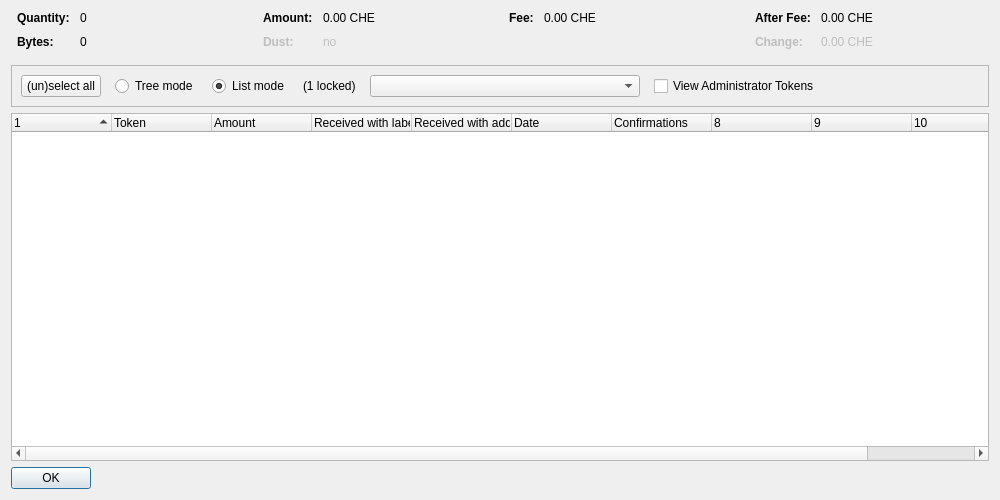
<?xml version="1.0" encoding="UTF-8"?>
<ui version="4.0">
 <class>TokenControlDialog</class>
 <widget class="QDialog" name="TokenControlDialog">
  <property name="geometry">
   <rect>
    <x>0</x>
    <y>0</y>
    <width>1000</width>
    <height>500</height>
   </rect>
  </property>
  <property name="windowTitle">
   <string>Token Selection</string>
  </property>
  <layout class="QVBoxLayout" name="verticalLayout">
   <item>
    <layout class="QHBoxLayout" name="horizontalLayoutTop" stretch="0,0,0,0">
     <property name="topMargin">
      <number>0</number>
     </property>
     <property name="bottomMargin">
      <number>10</number>
     </property>
     <item>
      <layout class="QFormLayout" name="formLayoutTokenControl1">
       <property name="horizontalSpacing">
        <number>10</number>
       </property>
       <property name="verticalSpacing">
        <number>10</number>
       </property>
       <property name="leftMargin">
        <number>6</number>
       </property>
       <property name="rightMargin">
        <number>6</number>
       </property>
       <item row="0" column="0">
        <widget class="QLabel" name="labelTokenControlQuantityText">
         <property name="font">
          <font>
           <weight>75</weight>
           <bold>true</bold>
          </font>
         </property>
         <property name="text">
          <string>Quantity:</string>
         </property>
        </widget>
       </item>
       <item row="0" column="1">
        <widget class="QLabel" name="labelTokenControlQuantity">
         <property name="cursor">
          <cursorShape>IBeamCursor</cursorShape>
         </property>
         <property name="contextMenuPolicy">
          <enum>Qt::ActionsContextMenu</enum>
         </property>
         <property name="text">
          <string notr="true">0</string>
         </property>
         <property name="textInteractionFlags">
          <set>Qt::LinksAccessibleByMouse|Qt::TextSelectableByKeyboard|Qt::TextSelectableByMouse</set>
         </property>
        </widget>
       </item>
       <item row="1" column="0">
        <widget class="QLabel" name="labelTokenControlBytesText">
         <property name="font">
          <font>
           <weight>75</weight>
           <bold>true</bold>
          </font>
         </property>
         <property name="text">
          <string>Bytes:</string>
         </property>
        </widget>
       </item>
       <item row="1" column="1">
        <widget class="QLabel" name="labelTokenControlBytes">
         <property name="cursor">
          <cursorShape>IBeamCursor</cursorShape>
         </property>
         <property name="contextMenuPolicy">
          <enum>Qt::ActionsContextMenu</enum>
         </property>
         <property name="text">
          <string notr="true">0</string>
         </property>
         <property name="textInteractionFlags">
          <set>Qt::LinksAccessibleByMouse|Qt::TextSelectableByKeyboard|Qt::TextSelectableByMouse</set>
         </property>
        </widget>
       </item>
      </layout>
     </item>
     <item>
      <layout class="QFormLayout" name="formLayoutTokenControl2">
       <property name="horizontalSpacing">
        <number>10</number>
       </property>
       <property name="verticalSpacing">
        <number>10</number>
       </property>
       <property name="leftMargin">
        <number>6</number>
       </property>
       <property name="rightMargin">
        <number>6</number>
       </property>
       <item row="0" column="0">
        <widget class="QLabel" name="labelTokenControlAmountText">
         <property name="font">
          <font>
           <weight>75</weight>
           <bold>true</bold>
          </font>
         </property>
         <property name="text">
          <string>Amount:</string>
         </property>
        </widget>
       </item>
       <item row="0" column="1">
        <widget class="QLabel" name="labelTokenControlAmount">
         <property name="cursor">
          <cursorShape>IBeamCursor</cursorShape>
         </property>
         <property name="contextMenuPolicy">
          <enum>Qt::ActionsContextMenu</enum>
         </property>
         <property name="text">
          <string notr="true">0.00 CHE</string>
         </property>
         <property name="textInteractionFlags">
          <set>Qt::LinksAccessibleByMouse|Qt::TextSelectableByKeyboard|Qt::TextSelectableByMouse</set>
         </property>
        </widget>
       </item>
       <item row="1" column="0">
        <widget class="QLabel" name="labelTokenControlLowOutputText">
         <property name="enabled">
          <bool>false</bool>
         </property>
         <property name="font">
          <font>
           <weight>75</weight>
           <bold>true</bold>
          </font>
         </property>
         <property name="text">
          <string>Dust:</string>
         </property>
        </widget>
       </item>
       <item row="1" column="1">
        <widget class="QLabel" name="labelTokenControlLowOutput">
         <property name="enabled">
          <bool>false</bool>
         </property>
         <property name="cursor">
          <cursorShape>IBeamCursor</cursorShape>
         </property>
         <property name="contextMenuPolicy">
          <enum>Qt::ActionsContextMenu</enum>
         </property>
         <property name="text">
          <string notr="true">no</string>
         </property>
         <property name="textInteractionFlags">
          <set>Qt::LinksAccessibleByMouse|Qt::TextSelectableByKeyboard|Qt::TextSelectableByMouse</set>
         </property>
        </widget>
       </item>
      </layout>
     </item>
     <item>
      <layout class="QFormLayout" name="formLayoutTokenControl3">
       <property name="horizontalSpacing">
        <number>10</number>
       </property>
       <property name="verticalSpacing">
        <number>10</number>
       </property>
       <property name="leftMargin">
        <number>6</number>
       </property>
       <property name="rightMargin">
        <number>6</number>
       </property>
       <item row="0" column="0">
        <widget class="QLabel" name="labelTokenControlFeeText">
         <property name="font">
          <font>
           <weight>75</weight>
           <bold>true</bold>
          </font>
         </property>
         <property name="text">
          <string>Fee:</string>
         </property>
        </widget>
       </item>
       <item row="0" column="1">
        <widget class="QLabel" name="labelTokenControlFee">
         <property name="cursor">
          <cursorShape>IBeamCursor</cursorShape>
         </property>
         <property name="contextMenuPolicy">
          <enum>Qt::ActionsContextMenu</enum>
         </property>
         <property name="text">
          <string notr="true">0.00 CHE</string>
         </property>
         <property name="textInteractionFlags">
          <set>Qt::LinksAccessibleByMouse|Qt::TextSelectableByKeyboard|Qt::TextSelectableByMouse</set>
         </property>
        </widget>
       </item>
      </layout>
     </item>
     <item>
      <layout class="QFormLayout" name="formLayoutTokenControl4">
       <property name="horizontalSpacing">
        <number>10</number>
       </property>
       <property name="verticalSpacing">
        <number>10</number>
       </property>
       <property name="leftMargin">
        <number>6</number>
       </property>
       <property name="rightMargin">
        <number>6</number>
       </property>
       <item row="0" column="0">
        <widget class="QLabel" name="labelTokenControlAfterFeeText">
         <property name="font">
          <font>
           <weight>75</weight>
           <bold>true</bold>
          </font>
         </property>
         <property name="text">
          <string>After Fee:</string>
         </property>
        </widget>
       </item>
       <item row="0" column="1">
        <widget class="QLabel" name="labelTokenControlAfterFee">
         <property name="cursor">
          <cursorShape>IBeamCursor</cursorShape>
         </property>
         <property name="contextMenuPolicy">
          <enum>Qt::ActionsContextMenu</enum>
         </property>
         <property name="text">
          <string notr="true">0.00 CHE</string>
         </property>
         <property name="textInteractionFlags">
          <set>Qt::LinksAccessibleByMouse|Qt::TextSelectableByKeyboard|Qt::TextSelectableByMouse</set>
         </property>
        </widget>
       </item>
       <item row="1" column="0">
        <widget class="QLabel" name="labelTokenControlChangeText">
         <property name="enabled">
          <bool>false</bool>
         </property>
         <property name="font">
          <font>
           <weight>75</weight>
           <bold>true</bold>
          </font>
         </property>
         <property name="text">
          <string>Change:</string>
         </property>
        </widget>
       </item>
       <item row="1" column="1">
        <widget class="QLabel" name="labelTokenControlChange">
         <property name="enabled">
          <bool>false</bool>
         </property>
         <property name="cursor">
          <cursorShape>IBeamCursor</cursorShape>
         </property>
         <property name="contextMenuPolicy">
          <enum>Qt::ActionsContextMenu</enum>
         </property>
         <property name="text">
          <string notr="true">0.00 CHE</string>
         </property>
         <property name="textInteractionFlags">
          <set>Qt::LinksAccessibleByMouse|Qt::TextSelectableByKeyboard|Qt::TextSelectableByMouse</set>
         </property>
        </widget>
       </item>
      </layout>
     </item>
    </layout>
   </item>
   <item>
    <widget class="QFrame" name="frame">
     <property name="minimumSize">
      <size>
       <width>0</width>
       <height>40</height>
      </size>
     </property>
     <property name="frameShape">
      <enum>QFrame::StyledPanel</enum>
     </property>
     <property name="frameShadow">
      <enum>QFrame::Sunken</enum>
     </property>
     <layout class="QHBoxLayout" name="horizontalLayout">
      <item>
       <layout class="QHBoxLayout" name="horizontalLayoutPanel" stretch="0,0,0,0,0,0,0">
        <property name="spacing">
         <number>14</number>
        </property>
        <item>
         <widget class="QPushButton" name="pushButtonSelectAll">
          <property name="sizePolicy">
           <sizepolicy hsizetype="Maximum" vsizetype="Fixed">
            <horstretch>0</horstretch>
            <verstretch>0</verstretch>
           </sizepolicy>
          </property>
          <property name="text">
           <string>(un)select all</string>
          </property>
          <property name="autoDefault">
           <bool>false</bool>
          </property>
         </widget>
        </item>
        <item>
         <widget class="QRadioButton" name="radioTreeMode">
          <property name="sizePolicy">
           <sizepolicy hsizetype="Maximum" vsizetype="Fixed">
            <horstretch>0</horstretch>
            <verstretch>0</verstretch>
           </sizepolicy>
          </property>
          <property name="text">
           <string>Tree mode</string>
          </property>
         </widget>
        </item>
        <item>
         <widget class="QRadioButton" name="radioListMode">
          <property name="sizePolicy">
           <sizepolicy hsizetype="Maximum" vsizetype="Fixed">
            <horstretch>0</horstretch>
            <verstretch>0</verstretch>
           </sizepolicy>
          </property>
          <property name="text">
           <string>List mode</string>
          </property>
          <property name="checked">
           <bool>true</bool>
          </property>
         </widget>
        </item>
        <item>
         <widget class="QLabel" name="labelLocked">
          <property name="text">
           <string notr="true">(1 locked)</string>
          </property>
         </widget>
        </item>
        <item>
         <widget class="QComboBox" name="tokenList">
          <property name="minimumContentsLength">
           <number>30</number>
          </property>
         </widget>
        </item>
        <item>
         <widget class="QCheckBox" name="viewAdministrator">
          <property name="toolTip">
           <string>View tokens that you have the ownership token for</string>
          </property>
          <property name="text">
           <string>View Administrator Tokens</string>
          </property>
         </widget>
        </item>
        <item>
         <spacer name="horizontalSpacer">
          <property name="orientation">
           <enum>Qt::Horizontal</enum>
          </property>
          <property name="sizeHint" stdset="0">
           <size>
            <width>40</width>
            <height>20</height>
           </size>
          </property>
         </spacer>
        </item>
       </layout>
      </item>
     </layout>
    </widget>
   </item>
   <item>
    <widget class="TokenControlTreeWidget" name="treeWidget">
     <property name="contextMenuPolicy">
      <enum>Qt::CustomContextMenu</enum>
     </property>
     <property name="sortingEnabled">
      <bool>false</bool>
     </property>
     <property name="columnCount">
      <number>11</number>
     </property>
     <attribute name="headerShowSortIndicator" stdset="0">
      <bool>true</bool>
     </attribute>
     <attribute name="headerStretchLastSection">
      <bool>false</bool>
     </attribute>
     <column>
      <property name="text">
       <string/>
      </property>
     </column>
     <column>
      <property name="text">
       <string>Token</string>
      </property>
     </column>
     <column>
      <property name="text">
       <string>Amount</string>
      </property>
     </column>
     <column>
      <property name="text">
       <string>Received with label</string>
      </property>
     </column>
     <column>
      <property name="text">
       <string>Received with address</string>
      </property>
     </column>
     <column>
      <property name="text">
       <string>Date</string>
      </property>
     </column>
     <column>
      <property name="text">
       <string>Confirmations</string>
      </property>
      <property name="toolTip">
       <string>Confirmed</string>
      </property>
     </column>
     <column>
      <property name="text">
       <string/>
      </property>
     </column>
     <column>
      <property name="text">
       <string/>
      </property>
     </column>
     <column>
      <property name="text">
       <string/>
      </property>
     </column>
     <column>
      <property name="text">
       <string/>
      </property>
     </column>
    </widget>
   </item>
   <item>
    <widget class="QDialogButtonBox" name="buttonBox">
     <property name="sizePolicy">
      <sizepolicy hsizetype="Maximum" vsizetype="Fixed">
       <horstretch>0</horstretch>
       <verstretch>0</verstretch>
      </sizepolicy>
     </property>
     <property name="orientation">
      <enum>Qt::Horizontal</enum>
     </property>
     <property name="standardButtons">
      <set>QDialogButtonBox::Ok</set>
     </property>
    </widget>
   </item>
  </layout>
 </widget>
 <customwidgets>
  <customwidget>
   <class>TokenControlTreeWidget</class>
   <extends>QTreeWidget</extends>
   <header location="global">tokencontroltreewidget.h</header>
  </customwidget>
 </customwidgets>
 <resources/>
 <connections/>
</ui>
